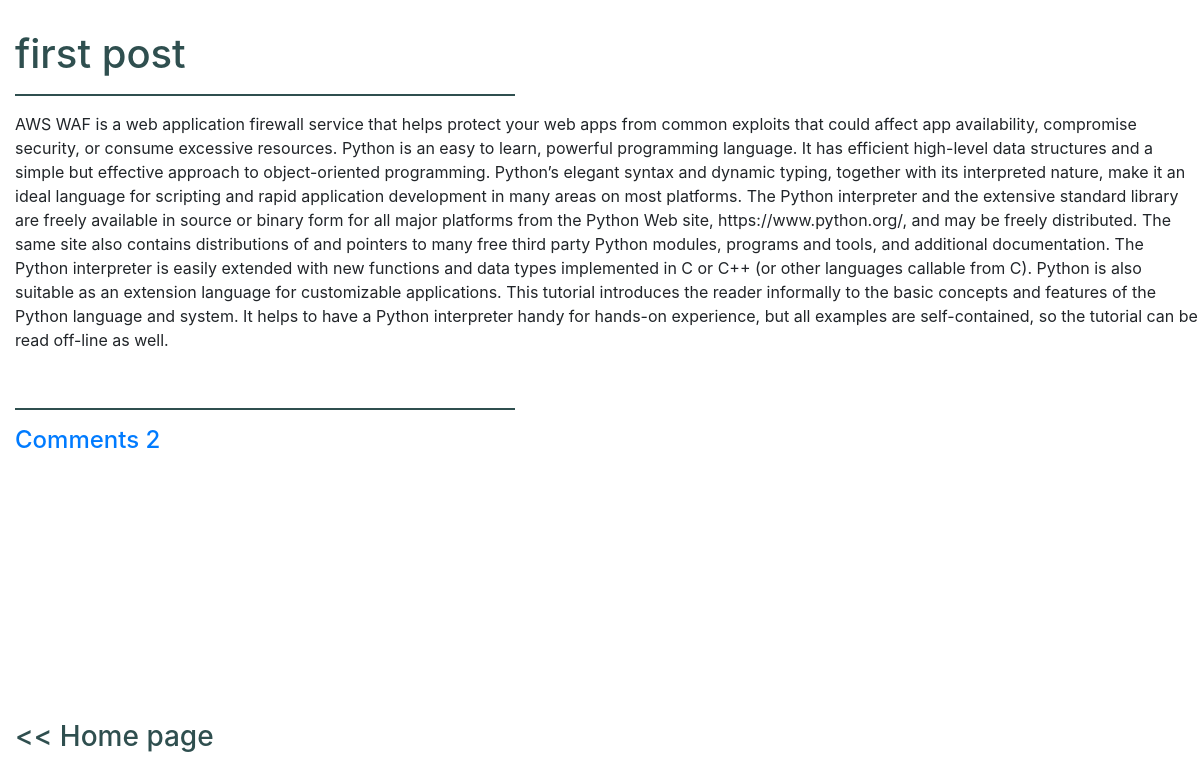
The app's page /post/1/ with its own data.
### blog/models.py (models this page shows)
class Post(models.Model):
    title = models.CharField(max_length=200)
    text = models.TextField()

### blog/views.py (the view)
# urls.py: url(r'^post/(?P<pk>[0-9]+)/$', views.post_detail, name='post_detail'),
def post_detail(request,pk):
    post=get_object_or_404(Post,pk=pk)
    c_number= len(Comment.objects.filter(post_id=pk))
    return render(request, 'blog/post_detail.html',{"post":post,"c_number":c_number})

### blog/templates/blog/post_detail.html
{% extends "blog/base.html" %}
{% block header %}
<h1>{{post.title}}</h1>
<hr width="500" align="left" size="4">
{% endblock header%}
{% block content %}
<p>{{post.text}}</p>
<br>
<div class="comments">
    <hr width="500" align="left" size="4">
    <a href="{% url 'post_comment' pk=post.id %}"><h4>Comments {{c_number}}</h4></a>
</div>
{% endblock content %}
{% block footer %}
<div class="start-page-link-1">
    <a href="{% url 'index' %}"><h3> << Home page</h3></a>
</div>
{% endblock footer %}

### blog/templates/blog/base.html (shortened to what this page needs)
{% load static %}
<!DOCTYPE html>
<html>
<head>
    <link rel="stylesheet" href="https://maxcdn.bootstrapcdn.com/bootstrap/4.3.1/css/bootstrap.min.css">
    <link rel="stylesheet" href="{% static 'blog/style.css' %}">
</head>
<body>
    <div class="header">
        {% block header %}
        {% endblock header%}
    </div>
    <div class="content">
        {% block content %}
        {% endblock content %}
    </div>
    <div class="footer">
        {% block footer %}
        {% endblock footer %}
    </div>
</body>
</html>

### blog/static/blog/style.css (style rules this page uses)
h1 a, h1, h2 a, h2,h3 { color: darkslategray; }
body { padding-top:30px; padding-left: 15px; }
hr { height: 2px; color: darkslategray; background-color: darkslategray; border: none; }
.footer { position: absolute; left: 0; bottom: 0; width: 100%; height: 80px; padding-left: 15px; }

### records on screen
Post: title "first post", text "AWS WAF is a web application firewall service that helps protect your web apps from common exploits that could affect app availability, compromise security, or consume excessive resources. Python is an easy to learn, powerful programming language. It has efficient high-level data structures and a simple but effective approach to object-oriented programming. Python’s elegant syntax and dynamic typing, together with its interpreted nature, make it an ideal language for scripting and rapid application development in many areas on most platforms. The Python interpreter and the extensive standard library are freely available in source or binary form for all major platforms from the Python Web…"

### other values on screen
{{ c_number }} "2"
